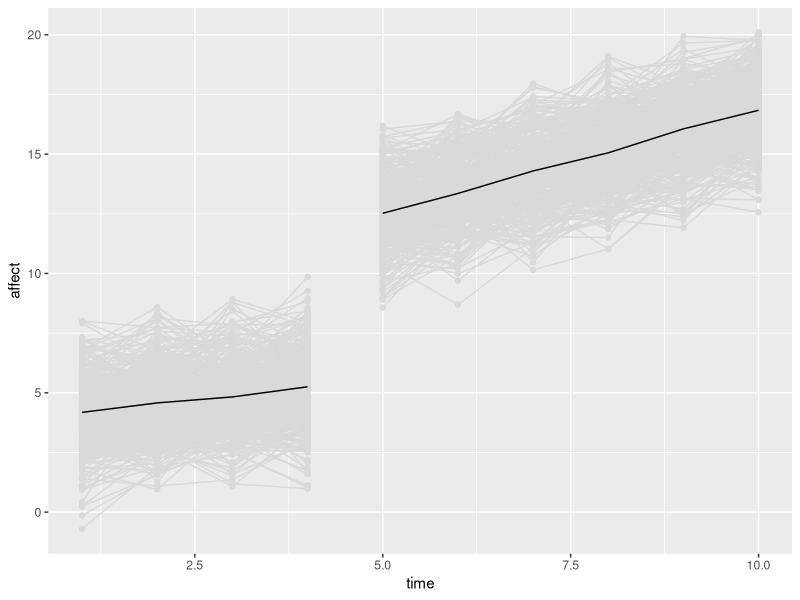

The R script that drew this image: (Note: this script raises an error after producing the figure.)
## ---- chunk 1
knitr::opts_chunk$set(echo = TRUE, warning = F, message = F)
## ---- chunk 2


library(tidyverse)
library(lavaan)
library(ggplot2)
library(MASS)

N <- 400
time <- 10

intercept_1 <- 4
intercept_2 <- 8

growth1 <- 0.3
growth2 <- 0.9


df_matrix <- matrix(, ncol = 3, nrow = N*time)


count <- 0

for(i in 1:N){
  
  unob_het_y <- rnorm(1,0,1)
  
  
  for(j in 1:time){
    
    count <- count + 1
    
    if(j < 5){
    df_matrix[count, 1] <- i
    df_matrix[count, 2] <- j
    df_matrix[count, 3] <- intercept_1 + growth1*j + unob_het_y + rnorm(1,0,1)
    
    }else{
      
      df_matrix[count, 1] <- i
      df_matrix[count, 2] <- j
      df_matrix[count, 3] <- intercept_2 + growth2*j + unob_het_y + rnorm(1,0,1)
      
      
    }
  }
  
}

df <- data.frame(df_matrix)

names(df) <- c('id', 'time', 'affect')

df1 <- df %>%
  filter(time < 5)

df2 <- df %>%
  filter(time >= 5)

df_sum1 <- df1 %>%
  group_by(time) %>%
  summarise(
    affect = mean(affect)
  )

df_sum2 <- df2 %>%
  group_by(time) %>%
  summarise(
    affect = mean(affect)
  )

ggplot() + 
  geom_point(data = df1, aes(x = time, y = affect, group = id), color = 'gray85') + 
  geom_line(data = df1, aes(x = time, y = affect, group = id), color = 'gray85') + 
  geom_point(data = df2, aes(x = time, y = affect, group = id), color = 'gray85') + 
  geom_line(data = df2, aes(x = time, y = affect, group = id), color = 'gray85') + 
  geom_line(data = df_sum1, aes(x = time, y = affect)) + 
  geom_line(data = df_sum2, aes(x = time, y = affect))

## ---- chunk 3


df_wide <- reshape(df, idvar = 'id', timevar = 'time', direction = 'wide')


spline_string <- '

# latent intercept for first half

level1_affect =~ 1*affect.1 + 1*affect.2 + 1*affect.3 + 1*affect.4 + 0*affect.5 + 0*affect.6 + 0*affect.7 + 0*affect.8 + 0*affect.9 + 0*affect.10

# latent intercept for second half

level2_affect =~ 0*affect.1 + 0*affect.2 + 0*affect.3 + 0*affect.4 + 1*affect.5 + 1*affect.6 + 1*affect.7 + 1*affect.8 + 1*affect.9 + 1*affect.10

# latent slope for first half basis coefficients

slope1_affect =~ 1*affect.1 + 2*affect.2 + 3*affect.3 + 4*affect.4 + 0*affect.5 + 0*affect.6 + 0*affect.7 + 0*affect.8 + 0*affect.9 + 0*affect.10

# latent slope for second half basis coefficients

slope2_affect =~ 0*affect.1 + 0*affect.2 + 0*affect.3 + 0*affect.4 + 5*affect.5 + 6*affect.6 + 7*affect.7 + 8*affect.8 + 9*affect.9 + 10*affect.10

# means and variance of latent factors

level1_affect ~~ level1_affect
level2_affect ~~ level2_affect
slope1_affect ~~ slope1_affect
slope2_affect ~~ slope2_affect

# covariance between latent factors

level1_affect ~~ level2_affect
level1_affect ~~ slope1_affect
level1_affect ~~ slope2_affect

level2_affect ~~ slope1_affect
level2_affect ~~ slope2_affect

slope1_affect ~~ slope2_affect

# constrain means of indicators to zero across time

affect.1 ~ 0
affect.2 ~ 0
affect.3 ~ 0
affect.4 ~ 0
affect.5 ~ 0
affect.6 ~ 0
affect.7 ~ 0
affect.8 ~ 0
affect.9 ~ 0
affect.10 ~ 0

# constrain residual variance to equality across time

affect.1 ~~ res_var*affect.1
affect.2 ~~ res_var*affect.2
affect.3 ~~ res_var*affect.3
affect.4 ~~ res_var*affect.4
affect.5 ~~ res_var*affect.5
affect.6 ~~ res_var*affect.6
affect.7 ~~ res_var*affect.7
affect.8 ~~ res_var*affect.8
affect.9 ~~ res_var*affect.9
affect.10 ~~ res_var*affect.10

'

spline_model <- growth(spline_string, data = df_wide)
summary(spline_model, fit.measures = T)

## ---- chunk 4


library(tidyverse)
library(lavaan)
library(ggplot2)
library(MASS)

N <- 400
time <- 10

intercept_1 <- 4
intercept_2 <- 4

growth1 <- 0.8
growth2 <- -0.8

df_matrix_b <- matrix(, ncol = 3, nrow = N*time)


count <- 0

for(i in 1:N){
  
  unob_het_y <- rnorm(1,0,1)
  
  
  for(j in 1:time){
    
    count <- count + 1
    
    if(j < 5){
      df_matrix_b[count, 1] <- i
      df_matrix_b[count, 2] <- j
      df_matrix_b[count, 3] <- intercept_1 + growth1*j + unob_het_y + rnorm(1,0,1)
      
    }else{
      
      df_matrix_b[count, 1] <- i
      df_matrix_b[count, 2] <- j
      df_matrix_b[count, 3] <- intercept_2 + growth2*j + unob_het_y + rnorm(1,0,1)
      
      
    }
  }
  
}

df_b <- data.frame(df_matrix_b)

names(df_b) <- c('id', 'time', 'affect')

df1_b <- df_b %>%
  filter(time < 5)

df2_b <- df_b %>%
  filter(time >= 5)

df_sum1_b <- df1_b %>%
  group_by(time) %>%
  summarise(
    affect = mean(affect)
  )

df_sum2_b <- df2_b %>%
  group_by(time) %>%
  summarise(
    affect = mean(affect)
  )

ggplot() + 
  geom_point(data = df1_b, aes(x = time, y = affect, group = id), color = 'gray85') + 
  geom_line(data = df1_b, aes(x = time, y = affect, group = id), color = 'gray85') + 
  geom_point(data = df2_b, aes(x = time, y = affect, group = id), color = 'gray85') + 
  geom_line(data = df2_b, aes(x = time, y = affect, group = id), color = 'gray85') + 
  geom_line(data = df_sum1_b, aes(x = time, y = affect)) + 
  geom_line(data = df_sum2_b, aes(x = time, y = affect))

## ---- chunk 5


df_wide_b <- reshape(df_b, idvar = 'id', timevar = 'time', direction = 'wide')


spline_string_b <- '

# latent intercept for first half

level1_affect =~ 1*affect.1 + 1*affect.2 + 1*affect.3 + 1*affect.4 + 0*affect.5 + 0*affect.6 + 0*affect.7 + 0*affect.8 + 0*affect.9 + 0*affect.10

# latent intercept for second half

level2_affect =~ 0*affect.1 + 0*affect.2 + 0*affect.3 + 0*affect.4 + 1*affect.5 + 1*affect.6 + 1*affect.7 + 1*affect.8 + 1*affect.9 + 1*affect.10

# latent slope for first half basis coefficients

slope1_affect =~ 1*affect.1 + 2*affect.2 + 3*affect.3 + 4*affect.4 + 0*affect.5 + 0*affect.6 + 0*affect.7 + 0*affect.8 + 0*affect.9 + 0*affect.10

# latent slope for second half basis coefficients

slope2_affect =~ 0*affect.1 + 0*affect.2 + 0*affect.3 + 0*affect.4 + 5*affect.5 + 6*affect.6 + 7*affect.7 + 8*affect.8 + 9*affect.9 + 10*affect.10

# means and variance of latent factors

level1_affect ~~ level1_affect
level2_affect ~~ level2_affect
slope1_affect ~~ slope1_affect
slope2_affect ~~ slope2_affect

# covariance between latent factors

level1_affect ~~ level2_affect
level1_affect ~~ slope1_affect
level1_affect ~~ slope2_affect

level2_affect ~~ slope1_affect
level2_affect ~~ slope2_affect

slope1_affect ~~ slope2_affect

# constrain means of indicators to zero across time

affect.1 ~ 0
affect.2 ~ 0
affect.3 ~ 0
affect.4 ~ 0
affect.5 ~ 0
affect.6 ~ 0
affect.7 ~ 0
affect.8 ~ 0
affect.9 ~ 0
affect.10 ~ 0

# constrain residual variance to equality across time

affect.1 ~~ res_var*affect.1
affect.2 ~~ res_var*affect.2
affect.3 ~~ res_var*affect.3
affect.4 ~~ res_var*affect.4
affect.5 ~~ res_var*affect.5
affect.6 ~~ res_var*affect.6
affect.7 ~~ res_var*affect.7
affect.8 ~~ res_var*affect.8
affect.9 ~~ res_var*affect.9
affect.10 ~~ res_var*affect.10

'

spline_model_b <- growth(spline_string_b, data = df_wide_b)
summary(spline_model_b, fit.measures = T)

## ---- chunk 6



library(tidyverse)
library(lavaan)
library(ggplot2)
library(MASS)

N <- 400
time <- 15

intercept_1 <- 4
intercept_2 <- 4
intercept_3 <- 4

growth1 <- -0.5
growth2 <- 0.5
growth3 <- -0.5


df_matrix_c <- matrix(, ncol = 3, nrow = N*time)


count <- 0

for(i in 1:N){
  
  unob_het_y <- rnorm(1,0,1)
  
  
  for(j in 1:time){
    
    count <- count + 1
    
    if(j < 5){
      df_matrix_c[count, 1] <- i
      df_matrix_c[count, 2] <- j
      df_matrix_c[count, 3] <- intercept_1 + growth1*j + unob_het_y + rnorm(1,0,1)
      
    }else if(j >= 5 && j < 10){
      
      df_matrix_c[count, 1] <- i
      df_matrix_c[count, 2] <- j
      df_matrix_c[count, 3] <- intercept_2 + growth2*j + unob_het_y + rnorm(1,0,1)
      
      
    }else{
      
      df_matrix_c[count, 1] <- i
      df_matrix_c[count, 2] <- j
      df_matrix_c[count, 3] <- intercept_3 + growth3*j + unob_het_y + rnorm(1,0,1)
      
    }
  }
  
}

df_c <- data.frame(df_matrix_c)

names(df_c) <- c('id', 'time', 'affect')

df1_c <- df_c %>%
  filter(time < 5)

df2_c <- df_c %>%
  filter(time >= 5 & time < 10)

df3_c <- df_c %>%
  filter(time >= 10)

df_sum1_c <- df1_c %>%
  group_by(time) %>%
  summarise(
    affect = mean(affect)
  )

df_sum2_c <- df2_c %>%
  group_by(time) %>%
  summarise(
    affect = mean(affect)
  )

df_sum3_c <- df3_c %>%
  group_by(time) %>%
  summarise(
    affect = mean(affect)
  )

ggplot() + 
  geom_point(data = df1_c, aes(x = time, y = affect, group = id), color = 'gray85') + 
  geom_line(data = df1_c, aes(x = time, y = affect, group = id), color = 'gray85') + 
  geom_point(data = df2_c, aes(x = time, y = affect, group = id), color = 'gray85') + 
  geom_line(data = df2_c, aes(x = time, y = affect, group = id), color = 'gray85') + 
  geom_line(data = df_sum1_c, aes(x = time, y = affect)) + 
  geom_line(data = df_sum2_c, aes(x = time, y = affect)) + 
  geom_point(data = df3_c, aes(x = time, y = affect, group = id), color = 'gray85') + 
  geom_line(data = df3_c, aes(x = time, y = affect, group = id), color = 'gray85') + 
  geom_line(data = df_sum3_c, aes(x = time, y = affect))

## ---- chunk 7

df_wide_c <- reshape(df_c, idvar = 'id', timevar = 'time', direction = 'wide')


spline_string_c <- '

# latent intercept for first third

level1_affect =~ 1*affect.1 + 1*affect.2 + 1*affect.3 + 1*affect.4 + 0*affect.5 + 0*affect.6 + 0*affect.7 + 0*affect.8 + 0*affect.9 + 0*affect.10 + 0*affect.11 + 0*affect.12 + 0*affect.13 + 0*affect.14 + 0*affect.15

# latent intercept for second third

level2_affect =~ 0*affect.1 + 0*affect.2 + 0*affect.3 + 0*affect.4 + 1*affect.5 + 1*affect.6 + 1*affect.7 + 1*affect.8 + 1*affect.9 + 0*affect.10 + 0*affect.11 + 0*affect.12 + 0*affect.13 + 0*affect.14 + 0*affect.15

# latent intercept for final third

level3_affect =~ 0*affect.1 + 0*affect.2 + 0*affect.3 + 0*affect.4 + 0*affect.5 + 0*affect.6 + 0*affect.7 + 0*affect.8 + 0*affect.9 + 1*affect.10 + 1*affect.11 + 1*affect.12 + 1*affect.13 + 1*affect.14 + 1*affect.15


# latent slope for first third basis coefficients

slope1_affect =~ 1*affect.1 + 2*affect.2 + 3*affect.3 + 4*affect.4 + 0*affect.5 + 0*affect.6 + 0*affect.7 + 0*affect.8 + 0*affect.9 + 0*affect.10 + 0*affect.11 + 0*affect.12 + 0*affect.13 + 0*affect.14 + 0*affect.15

# latent slope for second third basis coefficients

slope2_affect =~ 0*affect.1 + 0*affect.2 + 0*affect.3 + 0*affect.4 + 5*affect.5 + 6*affect.6 + 7*affect.7 + 8*affect.8 + 9*affect.9 + 0*affect.10 + 0*affect.11 + 0*affect.12 + 0*affect.13 + 0*affect.14 + 0*affect.15

# latent slope for final third basis coefficients

slope3_affect =~ 0*affect.1 + 0*affect.2 + 0*affect.3 + 0*affect.4 + 0*affect.5 + 0*affect.6 + 0*affect.7 + 0*affect.8 + 0*affect.9 + 10*affect.10 + 11*affect.11 + 12*affect.12 + 13*affect.13 + 14*affect.14 + 15*affect.15



# means and variance of latent factors

level1_affect ~~ level1_affect
level2_affect ~~ level2_affect
level3_affect ~~ level3_affect
slope1_affect ~~ slope1_affect
slope2_affect ~~ slope2_affect
slope3_affect ~~ slope3_affect

# covariance between latent factors

level1_affect ~~ level2_affect
level1_affect ~~ level3_affect
level1_affect ~~ slope1_affect
level1_affect ~~ slope2_affect
level1_affect ~~ slope3_affect

level2_affect ~~ level3_affect
level2_affect ~~ slope1_affect
level2_affect ~~ slope2_affect
level2_affect ~~ slope3_affect

level3_affect ~~ slope1_affect
level3_affect ~~ slope2_affect
level3_affect ~~ slope3_affect

slope1_affect ~~ slope2_affect
slope1_affect ~~ slope3_affect

slope2_affect ~~ slope3_affect

# constrain means of indicators to zero across time

affect.1 ~ 0
affect.2 ~ 0
affect.3 ~ 0
affect.4 ~ 0
affect.5 ~ 0
affect.6 ~ 0
affect.7 ~ 0
affect.8 ~ 0
affect.9 ~ 0
affect.10 ~ 0

# constrain residual variance to equality across time

affect.1 ~~ res_var*affect.1
affect.2 ~~ res_var*affect.2
affect.3 ~~ res_var*affect.3
affect.4 ~~ res_var*affect.4
affect.5 ~~ res_var*affect.5
affect.6 ~~ res_var*affect.6
affect.7 ~~ res_var*affect.7
affect.8 ~~ res_var*affect.8
affect.9 ~~ res_var*affect.9
affect.10 ~~ res_var*affect.10

'

spline_model_c <- growth(spline_string_c, data = df_wide_c)
summary(spline_model_c, fit.measures = T)


## ---- chunk 8
'


# latent slope for first third basis coefficients

slope1_affect =~ 1*affect.1 + 2*affect.2 + 3*affect.3 + 4*affect.4 + 0*affect.5 + 0*affect.6 + 0*affect.7 + 0*affect.8 + 0*affect.9 + 0*affect.10 + 0*affect.11 + 0*affect.12 + 0*affect.13 + 0*affect.14 + 0*affect.15

# latent slope for second third basis coefficients

slope2_affect =~ 0*affect.1 + 0*affect.2 + 0*affect.3 + 0*affect.4 + 5*affect.5 + 6*affect.6 + 7*affect.7 + 8*affect.8 + 9*affect.9 + 0*affect.10 + 0*affect.11 + 0*affect.12 + 0*affect.13 + 0*affect.14 + 0*affect.15

# latent slope for final third basis coefficients

slope3_affect =~ 0*affect.1 + 0*affect.2 + 0*affect.3 + 0*affect.4 + 0*affect.5 + 0*affect.6 + 0*affect.7 + 0*affect.8 + 0*affect.9 + 10*affect.10 + 11*affect.11 + 12*affect.12 + 13*affect.13 + 14*affect.14 + 15*affect.15



'
